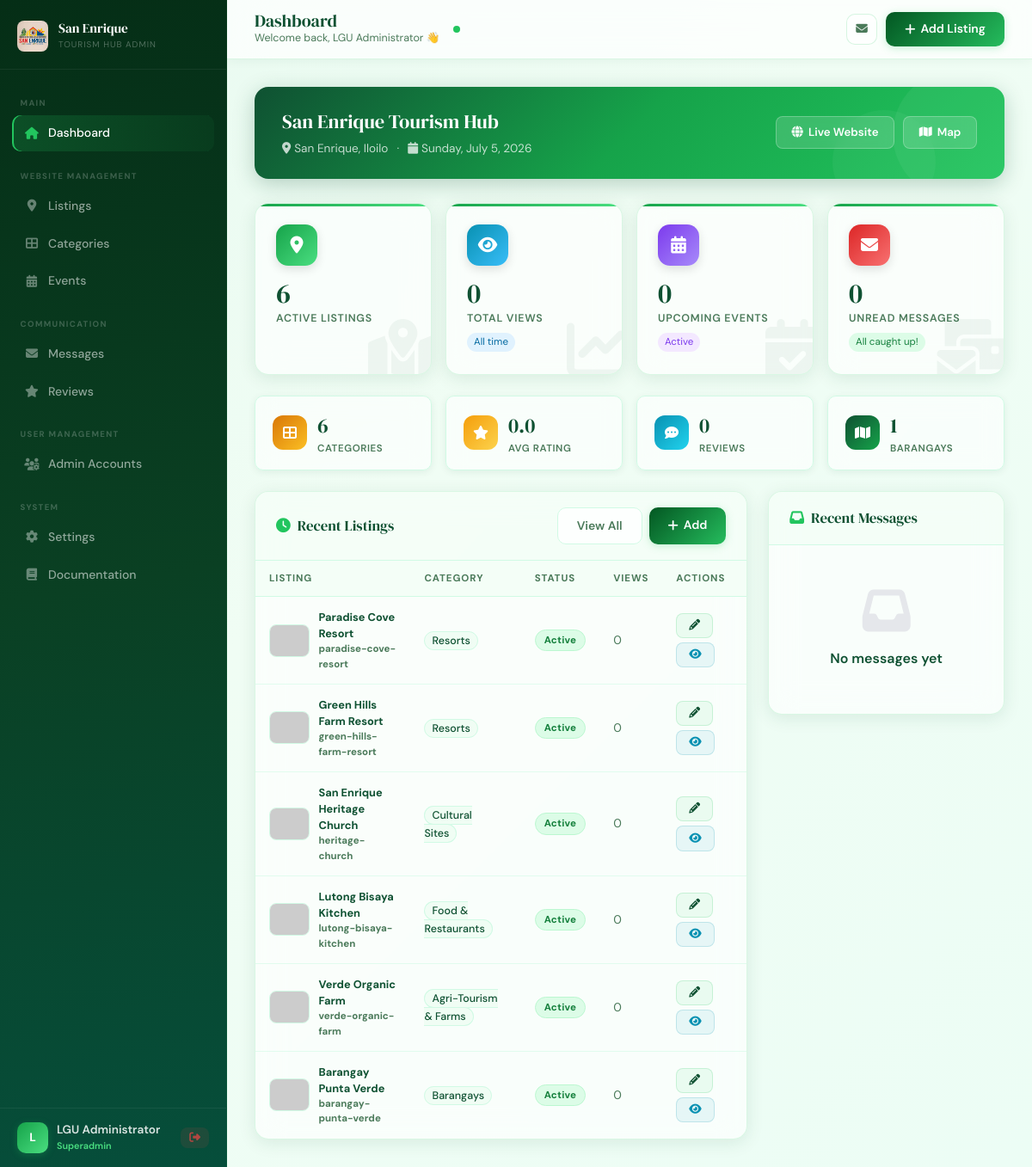
Before: /admin/dashboard.php (signed in) with the older database file.
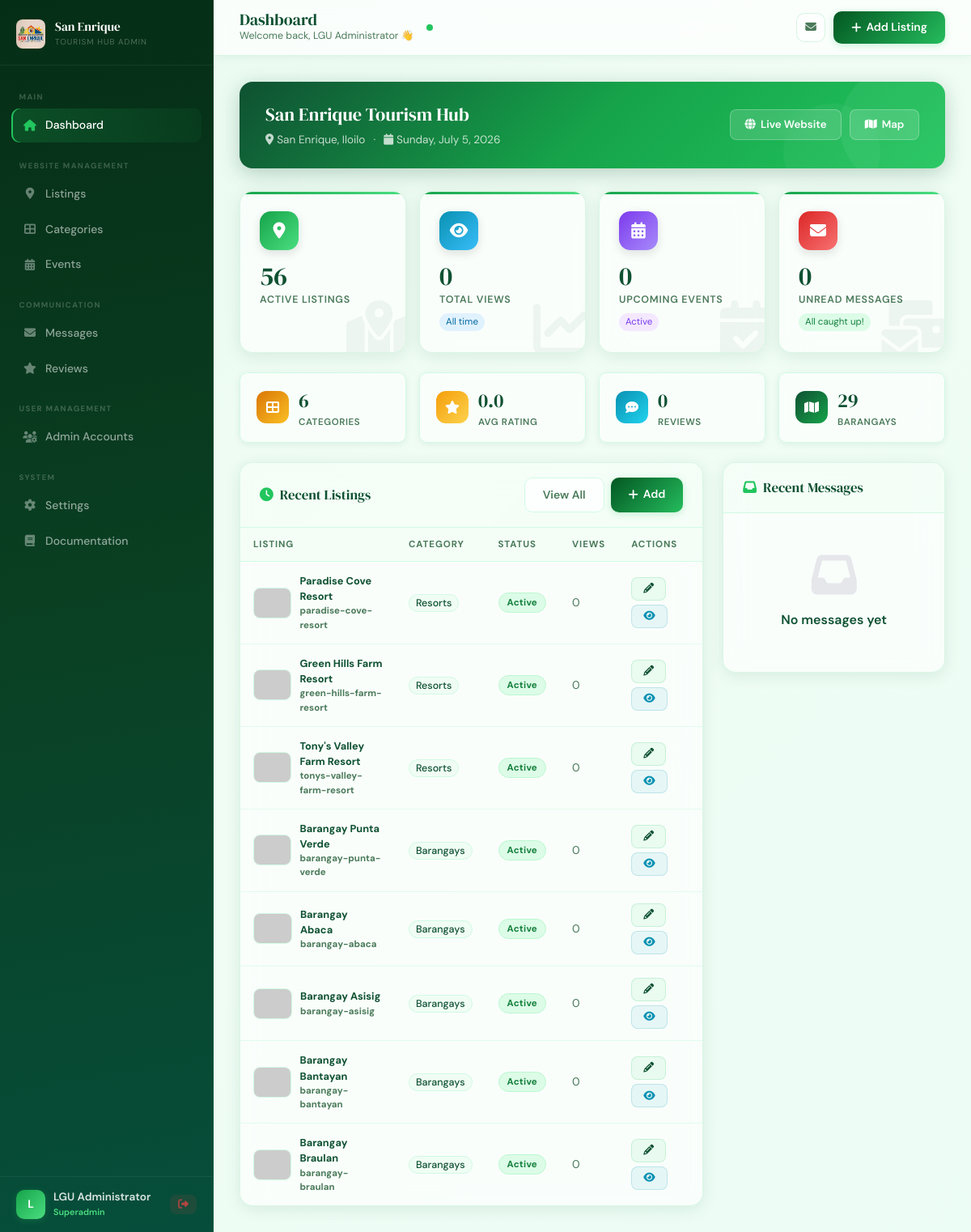
After: the same page with the newer database file.
### tables this page shows
CREATE TABLE IF NOT EXISTS listings (
    id INT AUTO_INCREMENT PRIMARY KEY,
    category_id INT NOT NULL,
    name VARCHAR(200) NOT NULL,
    slug VARCHAR(200) NOT NULL UNIQUE,
    description TEXT,
    address TEXT,
    barangay VARCHAR(100),
    contact VARCHAR(100),
    email VARCHAR(150),
    website VARCHAR(255),
    latitude DECIMAL(10, 8),
    longitude DECIMAL(11, 8),
    featured_image VARCHAR(500),
    gallery TEXT,
    video VARCHAR(512) DEFAULT '',
    operating_hours VARCHAR(255),
    entrance_fee VARCHAR(100),
    amenities TEXT,
    status ENUM('active','inactive','pending') DEFAULT 'active',
    is_featured TINYINT(1) DEFAULT 0,
    views INT DEFAULT 0,
    rating DECIMAL(3,2) DEFAULT 0.00,
    created_at TIMESTAMP DEFAULT CURRENT_TIMESTAMP,
    updated_at TIMESTAMP DEFAULT CURRENT_TIMESTAMP ON UPDATE CURRENT_TIMESTAMP,
    FOREIGN KEY (category_id) REFERENCES categories(id) ON DELETE CASCADE
);

CREATE TABLE IF NOT EXISTS categories (
    id INT AUTO_INCREMENT PRIMARY KEY,
    name VARCHAR(100) NOT NULL,
    slug VARCHAR(100) NOT NULL UNIQUE,
    icon VARCHAR(50) DEFAULT 'fas fa-map-marker-alt',
    color VARCHAR(20) DEFAULT '#2d6a4f',
    created_at TIMESTAMP DEFAULT CURRENT_TIMESTAMP
);

### includes/auth.php (called while the page is built, shortened)
<?php
function currentAdmin()
{
    return [
        'id' => $_SESSION['admin_id'] ?? null,
        'name' => $_SESSION['admin_name'] ?? '',
        'role' => $_SESSION['admin_role'] ?? '',
        'username' => $_SESSION['admin_username'] ?? ''
    ];
}
?>

### includes/functions.php (called while the page is built, shortened)
<?php
require_once __DIR__ . '/auth.php';
function getStats()
{
    $db = getDB();
    $stats = [];
    $stats['listings'] = $db->query("SELECT COUNT(*) as c FROM listings WHERE status='active'")->fetch_assoc()['c'];
    $stats['categories'] = $db->query("SELECT COUNT(*) as c FROM categories")->fetch_assoc()['c'];
    $stats['events'] = $db->query("SELECT COUNT(*) as c FROM events WHERE status='active'")->fetch_assoc()['c'];
    $brgyResult = $db->query("SELECT COUNT(l.id) as c FROM listings l JOIN categories c ON l.category_id=c.id WHERE c.slug='barangays' AND l.status='active'");
    $stats['barangays'] = $brgyResult ? (int)$brgyResult->fetch_assoc()['c'] : 0;
    return $stats;
}
?>

### admin/dashboard.php (the view, shortened to what this page needs)
<?php
require_once '../includes/functions.php';
$admin = currentAdmin();
$stats = getStats();
$db = getDB();
$recentListings = $db->query("SELECT l.*, c.name as cat_name FROM listings l JOIN categories c ON l.category_id = c.id ORDER BY l.created_at DESC LIMIT 8")->fetch_all(MYSQLI_ASSOC);
$recentMessages = $db->query("SELECT * FROM messages ORDER BY created_at DESC LIMIT 5")->fetch_all(MYSQLI_ASSOC);
$unreadMsgs     = $db->query("SELECT COUNT(*) as c FROM messages WHERE is_read = 0")->fetch_assoc()['c'];
$totalViews     = $db->query("SELECT COALESCE(SUM(views),0) as c FROM listings")->fetch_assoc()['c'];
$totalReviews   = $db->query("SELECT COUNT(*) as c FROM reviews")->fetch_assoc()['c'];
$avgRating      = $db->query("SELECT COALESCE(AVG(rating),0) as c FROM reviews")->fetch_assoc()['c'];
$upcomingEvents = $db->query("SELECT COUNT(*) as c FROM events WHERE status='active' AND event_date >= CURDATE()")->fetch_assoc()['c'];
?>
<!DOCTYPE html>
<html lang="en">
<head>
  <link rel="stylesheet" href="https://cdnjs.cloudflare.com/ajax/libs/font-awesome/6.4.0/css/all.min.css">
  <link href="https://cdn.jsdelivr.net/npm/bootstrap@5.3.0/dist/css/bootstrap.min.css" rel="stylesheet">
  <link rel="stylesheet" href="../assets/css/admin.css">
</head>
<body>
<?php require_once 'sidebar.php'; ?>
<div class="admin-content">
  <div class="admin-topbar">
    <div class="topbar-left">
      <div>
        <div class="topbar-title">Dashboard</div>
        <div class="topbar-breadcrumb">Welcome back, <?= htmlspecialchars($admin['name']) ?> 👋</div>
      </div>
    </div>
    <div class="topbar-actions">
      <a href="messages.php" class="topbar-icon-btn" title="Messages">
        <i class="fas fa-envelope"></i>
      </a>
      <a href="listings.php?action=add" class="btn-admin-primary">
        <i class="fas fa-plus"></i> Add Listing
      </a>
    </div>
  </div>
  <div class="admin-main">
    <div class="dash-welcome-banner">
      <div class="banner-shape banner-shape-1"></div>
      <div class="banner-shape banner-shape-2"></div>
      <div class="banner-content">
        <div class="banner-title">San Enrique Tourism Hub</div>
        <div class="banner-meta">
          <span><i class="fas fa-map-marker-alt me-1"></i>San Enrique, Iloilo</span>
          <span>·</span>
          <span><i class="fas fa-calendar me-1"></i><?= date('l, F j, Y') ?></span>
        </div>
      </div>
      <div class="banner-actions">
        <a href="../index.php" target="_blank" class="btn-banner">
          <i class="fas fa-globe"></i> Live Website
        </a>
        <a href="../map.php" target="_blank" class="btn-banner">
          <i class="fas fa-map"></i> Map
        </a>
      </div>
    </div>
    <div class="row g-3 mb-4">
      <div class="col-6 col-md-3">
        <div class="dash-stat-card">
          <div class="stat-icon stat-icon-green">
            <i class="fas fa-map-marker-alt"></i>
          </div>
          <div class="stat-value"><?= number_format($stats['listings']) ?></div>
          <div class="stat-name">Active Listings</div>
          <i class="fas fa-map-marked-alt stat-bg-icon"></i>
        </div>
      </div>
      <div class="col-6 col-md-3">
        <div class="dash-stat-card">
          <div class="stat-icon stat-icon-blue">
            <i class="fas fa-eye"></i>
          </div>
          <div class="stat-value"><?= number_format($totalViews) ?></div>
          <div class="stat-name">Total Views</div>
          <div class="stat-chip stat-chip-info">All time</div>
          <i class="fas fa-chart-line stat-bg-icon"></i>
        </div>
      </div>
      <div class="col-6 col-md-3">
        <div class="dash-stat-card">
          <div class="stat-icon stat-icon-purple">
            <i class="fas fa-calendar-alt"></i>
          </div>
          <div class="stat-value"><?= $upcomingEvents ?></div>
          <div class="stat-name">Upcoming Events</div>
          <div class="stat-chip stat-chip-purple">Active</div>
          <i class="fas fa-calendar-check stat-bg-icon"></i>
        </div>
      </div>
      <div class="col-6 col-md-3">
        <div class="dash-stat-card">
          <div class="stat-icon stat-icon-red">
            <i class="fas fa-envelope"></i>
          </div>
          <div class="stat-value"><?= $unreadMsgs ?></div>
          <div class="stat-name">Unread Messages</div>
          <?php if ($unreadMsgs > 0): ?>
            <a href="messages.php" class="stat-chip stat-chip-danger">View all →</a>
          <?php else: ?>
            <div class="stat-chip stat-chip-success">All caught up!</div>
          <?php endif; ?>
          <i class="fas fa-mail-bulk stat-bg-icon"></i>
        </div>
      </div>
    </div>
    <div class="row g-3 mb-4">
      <div class="col-6 col-md-3">
        <div class="mini-stat-card">
          <div class="mini-stat-icon stat-icon-amber"><i class="fas fa-th-large"></i></div>
          <div>
            <div class="mini-stat-value"><?= $stats['categories'] ?></div>
            <div class="mini-stat-label">Categories</div>
          </div>
        </div>
      </div>
      <div class="col-6 col-md-3">
        <div class="mini-stat-card">
          <div class="mini-stat-icon stat-icon-faint-amber"><i class="fas fa-star"></i></div>
          <div>
            <div class="mini-stat-value"><?= number_format($avgRating,1) ?></div>
            <div class="mini-stat-label">Avg Rating</div>
          </div>
        </div>
      </div>
      <div class="col-6 col-md-3">
        <div class="mini-stat-card">
          <div class="mini-stat-icon stat-icon-cyan"><i class="fas fa-comment-dots"></i></div>
          <div>
            <div class="mini-stat-value"><?= $totalReviews ?></div>
            <div class="mini-stat-label">Reviews</div>
          </div>
        </div>
      </div>
      <div class="col-6 col-md-3">
        <div class="mini-stat-card">
          <div class="mini-stat-icon stat-icon-dark-green"><i class="fas fa-map"></i></div>
          <div>
            <div class="mini-stat-value"><?= $stats['barangays'] ?></div>
            <div class="mini-stat-label">Barangays</div>
          </div>
        </div>
      </div>
    </div>
    <div class="row g-4">
      <div class="col-lg-8">
        <div class="admin-table-wrap">
          <div class="admin-table-header">
            <div class="admin-table-title"><i class="fas fa-clock me-2 section-icon-accent"></i>Recent Listings</div>
            <div class="d-flex gap-2">
              <a href="listings.php" class="btn-admin-secondary btn-sm">View All</a>
              <a href="listings.php?action=add" class="btn-admin-primary btn-sm"><i class="fas fa-plus"></i> Add</a>
            </div>
          </div>
          <div class="table-scroll">
            <table class="admin-table">
              <thead>
                <tr>
                  <th>Listing</th>
                  <th>Category</th>
                  <th>Status</th>
                  <th>Views</th>
                  <th>Actions</th>
                </tr>
              </thead>
              <tbody>
                <?php foreach ($recentListings as $listing): ?>
                <tr>
                  <td>
                    <div class="listing-info">
                      <img src="<?= $listing['featured_image'] ?: 'https://placehold.co/48x38/dcfce7/0f5132?text=?' ?>"
                           class="listing-thumb" alt=""
                           onerror="this.src='https://placehold.co/48x38/dcfce7/0f5132?text=?'">
                      <div class="listing-info-text">
                        <div class="listing-name"><?= htmlspecialchars($listing['name']) ?></div>
						<div class="listing-slug"><?= htmlspecialchars($listing['slug']) ?></div>
                        </div>
                    </div>
                  </td>
                  <td>
                    <span class="tag-pill"><?= htmlspecialchars($listing['cat_name']) ?></span>
                  </td>
                  <td><span class="status-badge <?= $listing['status'] ?>"><?= ucfirst($listing['status']) ?></span></td>
                  <td class="td-small"><?= number_format($listing['views']) ?></td>
                  <td>
                    <div class="table-actions">
                      <a href="listings.php?action=edit&id=<?= $listing['id'] ?>" class="btn-admin-edit btn-sm">
                        <i class="fas fa-pencil-alt"></i>
                      </a>
                      <a href="listing_view.php?slug=<?= urlencode($listing['slug']) ?>" class="btn-admin-view btn-sm">
                        <i class="fas fa-eye"></i>
                      </a>
                    </div>
                  </td>
                </tr>
                <?php endforeach; ?>
              </tbody>
            </table>
          </div>
        </div>
      </div>
      <div class="col-lg-4">
        <div class="admin-table-wrap">
          <div class="admin-table-header">
            <div class="admin-table-title"><i class="fas fa-inbox me-2 section-icon-accent"></i>Recent Messages</div>
          </div>
          <?php if ($recentMessages): ?>
            <?php foreach ($recentMessages as $msg):
              $isUnread = !$msg['is_read']; ?>
              <a href="messages.php?view=<?= $msg['id'] ?>" class="msg-list-item">
                <div class="msg-list-row <?= $isUnread ? '' : '' ?>">
                  <div class="msg-sender-wrap">
                    <div class="msg-avatar"><?= strtoupper(substr($msg['name'],0,1)) ?></div>
                    <div class="msg-sender-info">
                      <div class="msg-sender-name <?= $isUnread ? 'unread' : 'read' ?>">
                        <?= htmlspecialchars($msg['name']) ?>
                        <?php if ($isUnread): ?><span class="msg-unread-dot"></span><?php endif; ?>
                      </div>
                      <div class="msg-subject"><?= htmlspecialchars(substr($msg['subject'],0,40)) ?></div>
                    </div>
                  </div>
                </div>
              </a>
            <?php endforeach; ?>
            <div class="p-3 text-center">
              <a href="messages.php" class="btn-admin-secondary btn-sm">View All Messages</a>
            </div>
          <?php else: ?>
            <div class="empty-state">
              <i class="fas fa-inbox empty-icon-lg"></i>
              <div class="empty-title">No messages yet</div>
            </div>
          <?php endif; ?>
        </div>
      </div>
    </div>
  </div>
</div>
</body>
</html>

### admin/sidebar.php (shortened to what this page needs)
<?php
$currentPage  = basename($_SERVER['PHP_SELF']);
$isSuperAdmin = ($admin['role'] === 'superadmin');
?>
<aside class="admin-sidebar" id="adminSidebar">
  <div class="sidebar-brand">
    <img src="../assets/images/san-enrique-logo.jpg" alt="San Enrique" class="sidebar-brand-logo-img">
    <div>
      <div class="brand-text">San Enrique</div>
      <div class="brand-sub">Tourism Hub Admin</div>
    </div>
  </div>
  <nav class="sidebar-nav">
    <div class="nav-section-label">Main</div>
    <a href="dashboard.php" class="admin-nav-link <?= $currentPage === 'dashboard.php' ? 'active' : '' ?>">
      <i class="fas fa-home"></i> Dashboard
    </a>
    <div class="nav-section-label">Website Management</div>
    <a href="listings.php" class="admin-nav-link <?= $currentPage === 'listings.php' ? 'active' : '' ?>">
      <i class="fas fa-map-marker-alt"></i> Listings
    </a>
    <a href="categories.php" class="admin-nav-link <?= $currentPage === 'categories.php' ? 'active' : '' ?>">
      <i class="fas fa-th-large"></i> Categories
    </a>
    <a href="events.php" class="admin-nav-link <?= $currentPage === 'events.php' ? 'active' : '' ?>">
      <i class="fas fa-calendar-alt"></i> Events
    </a>
    <div class="nav-section-label">Communication</div>
    <a href="messages.php" class="admin-nav-link <?= $currentPage === 'messages.php' ? 'active' : '' ?>">
      <i class="fas fa-envelope"></i> Messages
    </a>
    <a href="reviews.php" class="admin-nav-link <?= $currentPage === 'reviews.php' ? 'active' : '' ?>">
      <i class="fas fa-star"></i> Reviews
    </a>
    <?php if ($isSuperAdmin): ?>
    <div class="nav-section-label">User Management</div>
    <a href="admin_accounts.php" class="admin-nav-link <?= $currentPage === 'admin_accounts.php' ? 'active' : '' ?>">
      <i class="fas fa-users-cog"></i> Admin Accounts
    </a>
    <?php endif; ?>
    <div class="nav-section-label">System</div>
    <a href="settings.php" class="admin-nav-link <?= $currentPage === 'settings.php' ? 'active' : '' ?>">
      <i class="fas fa-cog"></i> Settings
    </a>
    <a href="documentation.php" class="admin-nav-link <?= $currentPage === 'documentation.php' ? 'active' : '' ?>">
      <i class="fas fa-book"></i> Documentation
    </a>
  </nav>
  <div class="sidebar-footer">
    <div class="sidebar-user">
      <div class="user-avatar"><?= strtoupper(substr($admin['name'], 0, 1)) ?></div>
      <div class="sidebar-user-info">
        <div class="user-name"><?= htmlspecialchars($admin['name']) ?></div>
        <div class="user-role"><?= ucfirst($admin['role']) ?></div>
      </div>
      <a href="logout.php" class="btn-logout" title="Logout">
        <i class="fas fa-sign-out-alt"></i>
      </a>
    </div>
  </div>
</aside>

Changed rows visible on the page:
no longer on this page (row unchanged): listings: name "San Enrique Heritage Church", slug "heritage-church", category.name "Cultural Sites", status "Active", views "0"
no longer on this page (row unchanged): listings: name "Lutong Bisaya Kitchen", slug "lutong-bisaya-kitchen", category.name "Food & Restaurants", status "Active", views "0"
no longer on this page (row unchanged): listings: name "Verde Organic Farm", slug "verde-organic-farm", category.name "Agri-Tourism & Farms", status "Active", views "0"
added listings: name "Tony's Valley Farm Resort", slug "tonys-valley-farm-resort", category.name "Resorts", status "Active", views "0"
added listings: name "Barangay Abaca", slug "barangay-abaca", category.name "Barangays", status "Active", views "0"
added listings: name "Barangay Asisig", slug "barangay-asisig", category.name "Barangays", status "Active", views "0"
added listings: name "Barangay Bantayan", slug "barangay-bantayan", category.name "Barangays", status "Active", views "0"
added listings: name "Barangay Braulan", slug "barangay-braulan", category.name "Barangays", status "Active", views "0"
Other visible differences:
$stats['listings']: "6" → "56"
$stats['barangays']: "1" → "29"
